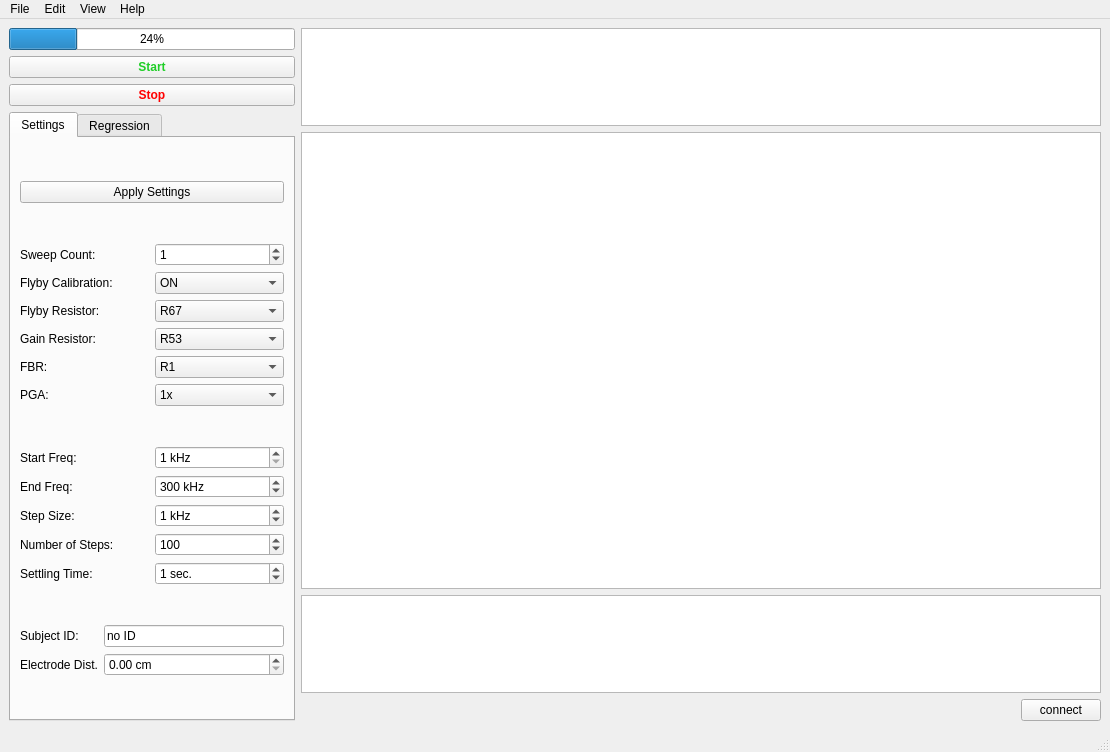
<?xml version="1.0" encoding="UTF-8"?>
<ui version="4.0">
 <class>mainWindow</class>
 <widget class="QMainWindow" name="mainWindow">
  <property name="geometry">
   <rect>
    <x>0</x>
    <y>0</y>
    <width>1110</width>
    <height>752</height>
   </rect>
  </property>
  <property name="sizePolicy">
   <sizepolicy hsizetype="Preferred" vsizetype="Ignored">
    <horstretch>0</horstretch>
    <verstretch>0</verstretch>
   </sizepolicy>
  </property>
  <property name="maximumSize">
   <size>
    <width>16777215</width>
    <height>1000</height>
   </size>
  </property>
  <property name="windowTitle">
   <string>ipsectro</string>
  </property>
  <widget class="QWidget" name="centralwidget">
   <layout class="QGridLayout" name="gridLayout_2">
    <item row="1" column="3">
     <layout class="QGridLayout" name="gridLayout">
      <item row="6" column="0" alignment="Qt::AlignRight">
       <widget class="QPushButton" name="connect_pushButton">
        <property name="maximumSize">
         <size>
          <width>200</width>
          <height>16777215</height>
         </size>
        </property>
        <property name="text">
         <string>connect</string>
        </property>
       </widget>
      </item>
      <item row="5" column="0">
       <widget class="QTextBrowser" name="bottom_textBrowser">
        <property name="maximumSize">
         <size>
          <width>16777215</width>
          <height>98</height>
         </size>
        </property>
       </widget>
      </item>
      <item row="4" column="0">
       <widget class="PlotWidget" name="plot1_graphicsView">
        <property name="minimumSize">
         <size>
          <width>800</width>
          <height>7</height>
         </size>
        </property>
       </widget>
      </item>
      <item row="1" column="0">
       <layout class="QVBoxLayout" name="verticalLayout_4"/>
      </item>
      <item row="3" column="0">
       <widget class="PlotWidget" name="temp_graphicsView">
        <property name="maximumSize">
         <size>
          <width>16777215</width>
          <height>98</height>
         </size>
        </property>
        <property name="toolTip">
         <string/>
        </property>
        <property name="statusTip">
         <string>Internal Device Temperature</string>
        </property>
       </widget>
      </item>
     </layout>
    </item>
    <item row="1" column="0">
     <layout class="QGridLayout" name="gridLayout_4">
      <item row="3" column="0" alignment="Qt::AlignTop">
       <widget class="QPushButton" name="stop_QPushButton">
        <property name="maximumSize">
         <size>
          <width>1000</width>
          <height>1000</height>
         </size>
        </property>
        <property name="font">
         <font>
          <weight>75</weight>
          <bold>true</bold>
         </font>
        </property>
        <property name="styleSheet">
         <string notr="true">QPushButton{color: red}</string>
        </property>
        <property name="text">
         <string>Stop</string>
        </property>
       </widget>
      </item>
      <item row="4" column="0">
       <widget class="QTabWidget" name="tabWidget">
        <property name="currentIndex">
         <number>0</number>
        </property>
        <widget class="QWidget" name="tab">
         <attribute name="title">
          <string>Settings</string>
         </attribute>
         <layout class="QGridLayout" name="gridLayout_6">
          <item row="2" column="1">
           <layout class="QVBoxLayout" name="verticalLayout_2">
            <item>
             <layout class="QGridLayout" name="gridLayout_5">
              <item row="4" column="1">
               <widget class="QSpinBox" name="settling_time_spinBox">
                <property name="suffix">
                 <string> sec.</string>
                </property>
                <property name="maximum">
                 <number>5</number>
                </property>
                <property name="value">
                 <number>1</number>
                </property>
               </widget>
              </item>
              <item row="2" column="1">
               <widget class="QSpinBox" name="step_size_spinBox">
                <property name="suffix">
                 <string> kHz</string>
                </property>
                <property name="maximum">
                 <number>5</number>
                </property>
                <property name="value">
                 <number>1</number>
                </property>
               </widget>
              </item>
              <item row="1" column="1">
               <widget class="QSpinBox" name="end_freq_spinBox">
                <property name="suffix">
                 <string> kHz</string>
                </property>
                <property name="prefix">
                 <string/>
                </property>
                <property name="minimum">
                 <number>1</number>
                </property>
                <property name="maximum">
                 <number>500</number>
                </property>
                <property name="value">
                 <number>300</number>
                </property>
               </widget>
              </item>
              <item row="3" column="1">
               <widget class="QSpinBox" name="number_of_steps_spinBox_4">
                <property name="minimum">
                 <number>1</number>
                </property>
                <property name="maximum">
                 <number>511</number>
                </property>
                <property name="value">
                 <number>100</number>
                </property>
               </widget>
              </item>
              <item row="0" column="1">
               <widget class="QSpinBox" name="start_freq_spinBox">
                <property name="suffix">
                 <string> kHz</string>
                </property>
                <property name="minimum">
                 <number>1</number>
                </property>
                <property name="maximum">
                 <number>499</number>
                </property>
               </widget>
              </item>
              <item row="0" column="0">
               <widget class="QLabel" name="label_7">
                <property name="text">
                 <string>Start Freq:</string>
                </property>
               </widget>
              </item>
              <item row="1" column="0">
               <widget class="QLabel" name="label_8">
                <property name="text">
                 <string>End Freq:</string>
                </property>
               </widget>
              </item>
              <item row="2" column="0">
               <widget class="QLabel" name="label_9">
                <property name="text">
                 <string>Step Size:</string>
                </property>
               </widget>
              </item>
              <item row="3" column="0">
               <widget class="QLabel" name="label_10">
                <property name="text">
                 <string>Number of Steps:</string>
                </property>
               </widget>
              </item>
              <item row="4" column="0">
               <widget class="QLabel" name="label_11">
                <property name="text">
                 <string>Settling Time:</string>
                </property>
               </widget>
              </item>
             </layout>
            </item>
           </layout>
          </item>
          <item row="1" column="1">
           <layout class="QGridLayout" name="gridLayout_9">
            <item row="3" column="0">
             <widget class="QLabel" name="label_3">
              <property name="text">
               <string>Gain Resistor:</string>
              </property>
             </widget>
            </item>
            <item row="3" column="1">
             <widget class="QComboBox" name="gain_resistor_comboBox">
              <item>
               <property name="text">
                <string>R53</string>
               </property>
              </item>
              <item>
               <property name="text">
                <string>R54</string>
               </property>
              </item>
              <item>
               <property name="text">
                <string>R55</string>
               </property>
              </item>
              <item>
               <property name="text">
                <string>R56</string>
               </property>
              </item>
              <item>
               <property name="text">
                <string>R44</string>
               </property>
              </item>
              <item>
               <property name="text">
                <string>R46</string>
               </property>
              </item>
              <item>
               <property name="text">
                <string>R50</string>
               </property>
              </item>
              <item>
               <property name="text">
                <string>R52</string>
               </property>
              </item>
             </widget>
            </item>
            <item row="2" column="0">
             <widget class="QLabel" name="label_5">
              <property name="text">
               <string>Flyby Resistor:</string>
              </property>
             </widget>
            </item>
            <item row="4" column="1">
             <widget class="QComboBox" name="fbr_comboBox">
              <item>
               <property name="text">
                <string>R1</string>
               </property>
              </item>
              <item>
               <property name="text">
                <string>R4</string>
               </property>
              </item>
              <item>
               <property name="text">
                <string>R6</string>
               </property>
              </item>
              <item>
               <property name="text">
                <string>R7</string>
               </property>
              </item>
              <item>
               <property name="text">
                <string>R11</string>
               </property>
              </item>
              <item>
               <property name="text">
                <string>R15</string>
               </property>
              </item>
              <item>
               <property name="text">
                <string>R17</string>
               </property>
              </item>
              <item>
               <property name="text">
                <string>R19</string>
               </property>
              </item>
             </widget>
            </item>
            <item row="1" column="0">
             <widget class="QLabel" name="label_2">
              <property name="text">
               <string>Flyby Calibration:</string>
              </property>
             </widget>
            </item>
            <item row="0" column="1">
             <widget class="QSpinBox" name="sweep_count_spinBox">
              <property name="value">
               <number>1</number>
              </property>
             </widget>
            </item>
            <item row="1" column="1">
             <widget class="QComboBox" name="flyby_calibration_comboBox">
              <item>
               <property name="text">
                <string>ON</string>
               </property>
              </item>
              <item>
               <property name="text">
                <string>OFF</string>
               </property>
              </item>
             </widget>
            </item>
            <item row="4" column="0">
             <widget class="QLabel" name="label_4">
              <property name="text">
               <string>FBR:</string>
              </property>
             </widget>
            </item>
            <item row="2" column="1">
             <widget class="QComboBox" name="flyby_resistor_comboBox">
              <item>
               <property name="text">
                <string>R67</string>
               </property>
              </item>
              <item>
               <property name="text">
                <string>R69</string>
               </property>
              </item>
              <item>
               <property name="text">
                <string>R71</string>
               </property>
              </item>
              <item>
               <property name="text">
                <string>R73</string>
               </property>
              </item>
              <item>
               <property name="text">
                <string>R65</string>
               </property>
              </item>
              <item>
               <property name="text">
                <string>R74/R72/C81</string>
               </property>
              </item>
              <item>
               <property name="text">
                <string>R70/R68/C79</string>
               </property>
              </item>
              <item>
               <property name="text">
                <string>R66/R64/C75</string>
               </property>
              </item>
             </widget>
            </item>
            <item row="0" column="0">
             <widget class="QLabel" name="label">
              <property name="text">
               <string>Sweep Count:</string>
              </property>
             </widget>
            </item>
            <item row="5" column="0">
             <widget class="QLabel" name="label_6">
              <property name="text">
               <string>PGA:</string>
              </property>
             </widget>
            </item>
            <item row="5" column="1">
             <widget class="QComboBox" name="pga_comboBox">
              <item>
               <property name="text">
                <string>1x</string>
               </property>
              </item>
              <item>
               <property name="text">
                <string>5x</string>
               </property>
              </item>
             </widget>
            </item>
           </layout>
          </item>
          <item row="0" column="1">
           <widget class="QPushButton" name="apply_settings_QPushButton">
            <property name="text">
             <string>Apply Settings</string>
            </property>
           </widget>
          </item>
          <item row="3" column="1">
           <layout class="QGridLayout" name="gridLayout_10">
            <item row="0" column="0">
             <widget class="QLabel" name="label_12">
              <property name="text">
               <string>Subject ID:</string>
              </property>
             </widget>
            </item>
            <item row="0" column="1">
             <widget class="QLineEdit" name="subject_id_lineEdit">
              <property name="inputMask">
               <string/>
              </property>
              <property name="text">
               <string>no ID</string>
              </property>
             </widget>
            </item>
            <item row="1" column="0">
             <widget class="QLabel" name="label_13">
              <property name="text">
               <string>Electrode Dist.</string>
              </property>
             </widget>
            </item>
            <item row="1" column="1">
             <widget class="QDoubleSpinBox" name="electode_dist_doubleSpinBox">
              <property name="suffix">
               <string> cm</string>
              </property>
             </widget>
            </item>
           </layout>
          </item>
         </layout>
        </widget>
        <widget class="QWidget" name="tab_2">
         <attribute name="title">
          <string>Regression</string>
         </attribute>
         <layout class="QGridLayout" name="gridLayout_8">
          <item row="1" column="0">
           <layout class="QGridLayout" name="gridLayout_7">
            <item row="7" column="0">
             <widget class="QLabel" name="label_16">
              <property name="text">
               <string>TextLabel</string>
              </property>
             </widget>
            </item>
            <item row="5" column="0">
             <widget class="QLabel" name="label_20">
              <property name="text">
               <string>TextLabel</string>
              </property>
             </widget>
            </item>
            <item row="2" column="0">
             <widget class="QLabel" name="label_17">
              <property name="text">
               <string>TextLabel</string>
              </property>
             </widget>
            </item>
            <item row="4" column="0">
             <widget class="QLabel" name="label_19">
              <property name="text">
               <string>TextLabel</string>
              </property>
             </widget>
            </item>
            <item row="1" column="0">
             <widget class="QLabel" name="label_15">
              <property name="text">
               <string>TextLabel</string>
              </property>
             </widget>
            </item>
            <item row="0" column="0">
             <widget class="QLabel" name="label_14">
              <property name="text">
               <string>TextLabel</string>
              </property>
             </widget>
            </item>
            <item row="3" column="0">
             <widget class="QLabel" name="label_18">
              <property name="text">
               <string>TextLabel</string>
              </property>
             </widget>
            </item>
            <item row="6" column="0">
             <widget class="QLabel" name="label_21">
              <property name="text">
               <string>TextLabel</string>
              </property>
             </widget>
            </item>
            <item row="0" column="1">
             <widget class="QLabel" name="label_22">
              <property name="text">
               <string>TextLabel</string>
              </property>
             </widget>
            </item>
            <item row="1" column="1">
             <widget class="QLabel" name="label_23">
              <property name="text">
               <string>TextLabel</string>
              </property>
             </widget>
            </item>
            <item row="2" column="1">
             <widget class="QLabel" name="label_24">
              <property name="text">
               <string>TextLabel</string>
              </property>
             </widget>
            </item>
            <item row="3" column="1">
             <widget class="QLabel" name="label_25">
              <property name="text">
               <string>TextLabel</string>
              </property>
             </widget>
            </item>
            <item row="4" column="1">
             <widget class="QLabel" name="label_26">
              <property name="text">
               <string>TextLabel</string>
              </property>
             </widget>
            </item>
            <item row="5" column="1">
             <widget class="QLabel" name="label_27">
              <property name="text">
               <string>TextLabel</string>
              </property>
             </widget>
            </item>
            <item row="6" column="1">
             <widget class="QLabel" name="label_28">
              <property name="text">
               <string>TextLabel</string>
              </property>
             </widget>
            </item>
            <item row="7" column="1">
             <widget class="QLabel" name="label_29">
              <property name="text">
               <string>TextLabel</string>
              </property>
             </widget>
            </item>
           </layout>
          </item>
          <item row="0" column="0">
           <widget class="QPushButton" name="run_regression_QPushButton">
            <property name="text">
             <string>Run Regression</string>
            </property>
           </widget>
          </item>
         </layout>
        </widget>
       </widget>
      </item>
      <item row="1" column="0">
       <widget class="QPushButton" name="start_QPushButton">
        <property name="maximumSize">
         <size>
          <width>1000</width>
          <height>16777215</height>
         </size>
        </property>
        <property name="font">
         <font>
          <weight>75</weight>
          <bold>true</bold>
         </font>
        </property>
        <property name="styleSheet">
         <string notr="true">QPushButton { color: rgb(31, 206, 39)}</string>
        </property>
        <property name="text">
         <string>Start</string>
        </property>
       </widget>
      </item>
      <item row="0" column="0">
       <widget class="QProgressBar" name="progressBar">
        <property name="value">
         <number>24</number>
        </property>
       </widget>
      </item>
     </layout>
    </item>
   </layout>
  </widget>
  <widget class="QMenuBar" name="menubar">
   <property name="geometry">
    <rect>
     <x>0</x>
     <y>0</y>
     <width>1110</width>
     <height>21</height>
    </rect>
   </property>
   <widget class="QMenu" name="menuFile">
    <property name="title">
     <string>File</string>
    </property>
   </widget>
   <widget class="QMenu" name="menuEdit">
    <property name="title">
     <string>Edit</string>
    </property>
   </widget>
   <widget class="QMenu" name="menuView">
    <property name="title">
     <string>View</string>
    </property>
   </widget>
   <widget class="QMenu" name="menuHelp">
    <property name="title">
     <string>Help</string>
    </property>
   </widget>
   <addaction name="menuFile"/>
   <addaction name="menuEdit"/>
   <addaction name="menuView"/>
   <addaction name="menuHelp"/>
  </widget>
  <widget class="QStatusBar" name="statusbar"/>
 </widget>
 <customwidgets>
  <customwidget>
   <class>PlotWidget</class>
   <extends>QGraphicsView</extends>
   <header>pyqtgraph</header>
  </customwidget>
 </customwidgets>
 <resources/>
 <connections>
  <connection>
   <sender>start_QPushButton</sender>
   <signal>objectNameChanged(QString)</signal>
   <receiver>bottom_textBrowser</receiver>
   <slot>insertPlainText(QString)</slot>
   <hints>
    <hint type="sourcelabel">
     <x>148</x>
     <y>76</y>
    </hint>
    <hint type="destinationlabel">
     <x>696</x>
     <y>667</y>
    </hint>
   </hints>
  </connection>
  <connection>
   <sender>start_freq_spinBox</sender>
   <signal>valueChanged(int)</signal>
   <receiver>progressBar</receiver>
   <slot>setValue(int)</slot>
   <hints>
    <hint type="sourcelabel">
     <x>233</x>
     <y>368</y>
    </hint>
    <hint type="destinationlabel">
     <x>48</x>
     <y>44</y>
    </hint>
   </hints>
  </connection>
 </connections>
</ui>
